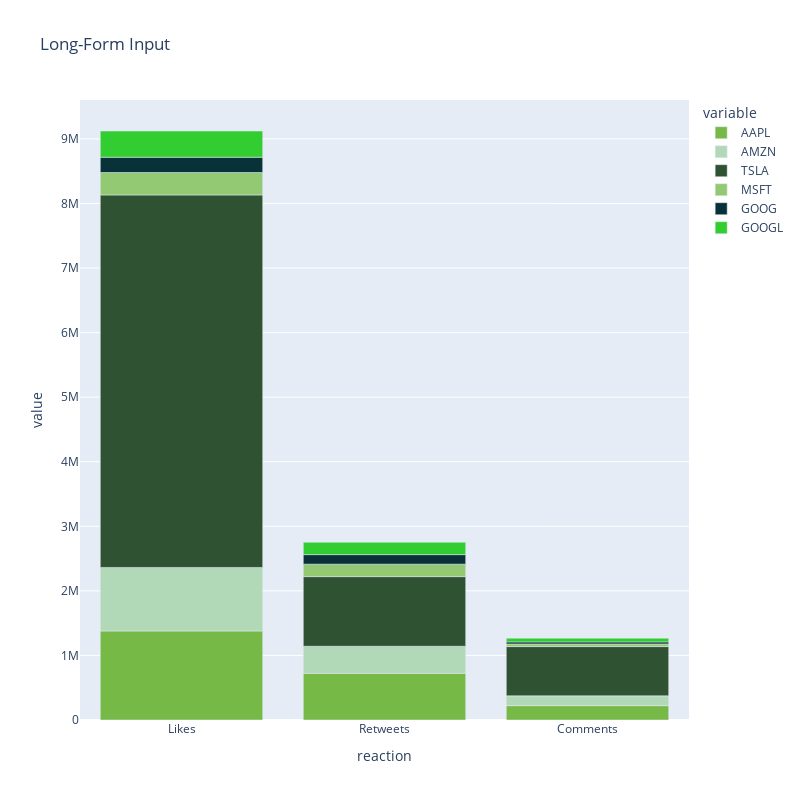

The code cell stored with this chart in its notebook:
### Code cell
long_df = px.data.medals_long()

fig = px.bar(df_info, x="reaction", y=['AAPL', 'AMZN', 'TSLA', 'MSFT', 'GOOG', 'GOOGL'], title="Long-Form Input",width=800, height=800, color_discrete_sequence=["#76B947", "#B1D8B7", "#2F5233", "#94C973", "#08313A", '#32CD30'] )
fig.show()

### Figure 1 — Plotly figure (JSON) as saved in the notebook; plotly's stock layout.template omitted (floating-point values rounded to 4 significant figures)
{"data": [{"alignmentgroup": "True", "hovertemplate": "variable=AAPL<br>reaction=%{x}<br>value=%{y}<extra></extra>", "legendgroup": "AAPL", "marker": {"color": "#76B947", "pattern": {"shape": ""}}, "name": "AAPL", "offsetgroup": "AAPL", "orientation": "v", "showlegend": true, "textposition": "auto", "type": "bar", "x": ["Likes", "Retweets", "Comments"], "xaxis": "x", "y": [1378670, 722396, 222048], "yaxis": "y"}, {"alignmentgroup": "True", "hovertemplate": "variable=AMZN<br>reaction=%{x}<br>value=%{y}<extra></extra>", "legendgroup": "AMZN", "marker": {"color": "#B1D8B7", "pattern": {"shape": ""}}, "name": "AMZN", "offsetgroup": "AMZN", "orientation": "v", "showlegend": true, "textposition": "auto", "type": "bar", "x": ["Likes", "Retweets", "Comments"], "xaxis": "x", "y": [984166, 419783, 152200], "yaxis": "y"}, {"alignmentgroup": "True", "hovertemplate": "variable=TSLA<br>reaction=%{x}<br>value=%{y}<extra></extra>", "legendgroup": "TSLA", "marker": {"color": "#2F5233", "pattern": {"shape": ""}}, "name": "TSLA", "offsetgroup": "TSLA", "orientation": "v", "showlegend": true, "textposition": "auto", "type": "bar", "x": ["Likes", "Retweets", "Comments"], "xaxis": "x", "y": [5769051, 1078386, 762813], "yaxis": "y"}, {"alignmentgroup": "True", "hovertemplate": "variable=MSFT<br>reaction=%{x}<br>value=%{y}<extra></extra>", "legendgroup": "MSFT", "marker": {"color": "#94C973", "pattern": {"shape": ""}}, "name": "MSFT", "offsetgroup": "MSFT", "orientation": "v", "showlegend": true, "textposition": "auto", "type": "bar", "x": ["Likes", "Retweets", "Comments"], "xaxis": "x", "y": [347520, 193364, 41533], "yaxis": "y"}, {"alignmentgroup": "True", "hovertemplate": "variable=GOOG<br>reaction=%{x}<br>value=%{y}<extra></extra>", "legendgroup": "GOOG", "marker": {"color": "#08313A", "pattern": {"shape": ""}}, "name": "GOOG", "offsetgroup": "GOOG", "orientation": "v", "showlegend": true, "textposition": "auto", "type": "bar", "x": ["Likes", "Retweets", "Comments"], "xaxis": "x", "y": [235928, 147143, 30704], "yaxis": "y"}, {"alignmentgroup": "True", "hovertemplate": "variable=GOOGL<br>reaction=%{x}<br>value=%{y}<extra></extra>", "legendgroup": "GOOGL", "marker": {"color": "#32CD30", "pattern": {"shape": ""}}, "name": "GOOGL", "offsetgroup": "GOOGL", "orientation": "v", "showlegend": true, "textposition": "auto", "type": "bar", "x": ["Likes", "Retweets", "Comments"], "xaxis": "x", "y": [406917, 191550, 58619], "yaxis": "y"}], "layout": {"barmode": "relative", "height": 800, "legend": {"title": {"text": "variable"}, "tracegroupgap": 0}, "title": {"text": "Long-Form Input"}, "width": 800, "xaxis": {"anchor": "y", "domain": [0, 1], "title": {"text": "reaction"}}, "yaxis": {"anchor": "x", "domain": [0, 1], "title": {"text": "value"}}}}
